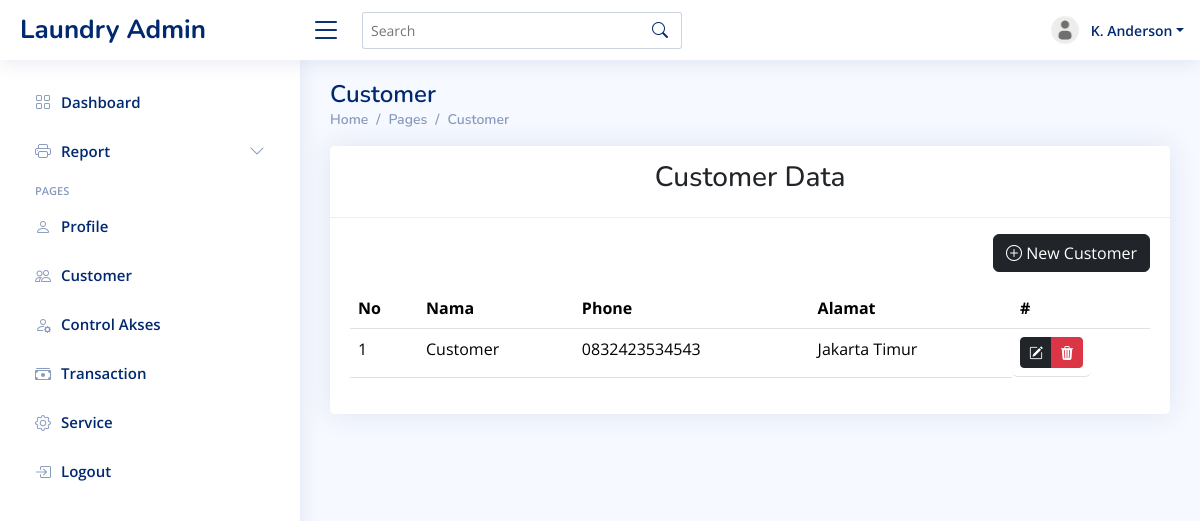
/dashboard.php?page=customer (signed in), run on an earlier commit of the app's database.
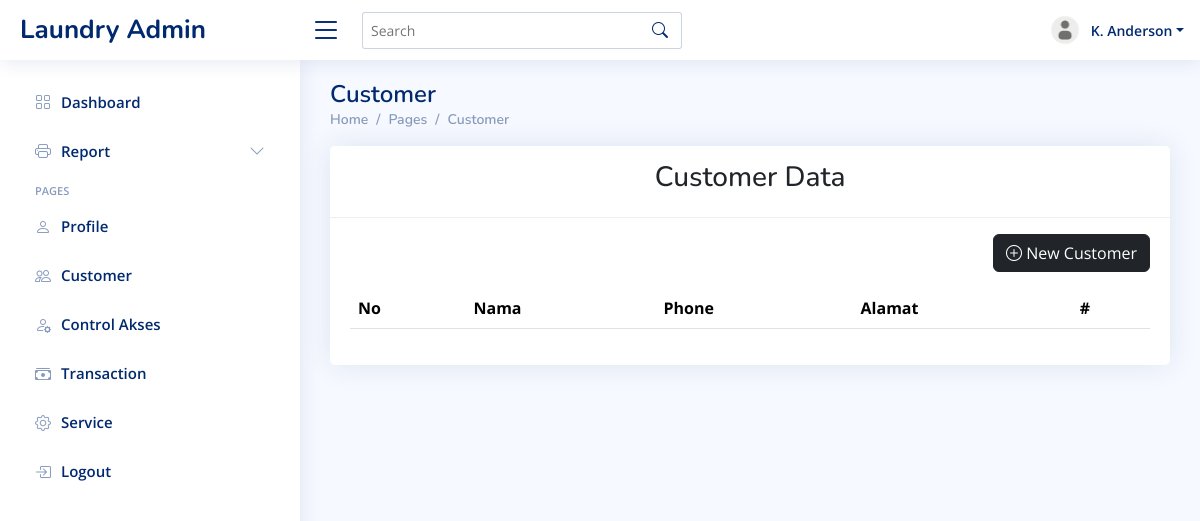
And on a later commit of the database.
### tables this page shows
CREATE TABLE `customer` (
  `id` int(11) NOT NULL,
  `customer_name` varchar(50) NOT NULL,
  `phone` varchar(13) NOT NULL,
  `address` text NOT NULL,
  `created_at` timestamp NOT NULL DEFAULT current_timestamp() ON UPDATE current_timestamp(),
  `updated_at` timestamp NULL DEFAULT NULL,
  `deleted_at` datetime NOT NULL
);

### content/customer.php (the view, shortened to what this page needs)
<?php
$queryCustomer = mysqli_query($koneksi, "SELECT * FROM customer ORDER BY id DESC");
$rowCustomer = mysqli_fetch_all($queryCustomer, MYSQLI_ASSOC);
?>
<div class="pagetitle">
    <h1>Customer </h1>
    <nav>
        <ol class="breadcrumb">
            <li class="breadcrumb-item"><a href="?pages">Home</a></li>
            <li class="breadcrumb-item">Pages</li>
            <li class="breadcrumb-item">Customer</li>
        </ol>
    </nav>
</div>
<section class="section">
    <div class="row">
        <div class="col-sm-12">
            <div class="card">
                <div class="card-header">
                    <h3 class="text-center text-dark">Customer Data</h3>
                </div>
                <div class="card-body">
                    <div align="right" class="mb-3 mt-3">
                        <a href="?page=add-customer" class="btn btn-dark"><i class="bi bi-plus-circle"></i> New
                            Customer</a>
                    </div>
                    <table class="table datatable">
                        <thead>
                            <tr>
                                <th>No</th>
                                <th>Nama</th>
                                <th>Phone</th>
                                <th>Alamat</th>
                                <th>#</th>
                            </tr>
                        </thead>
                        <tbody>
                            <?php
                            $no = 1;
                            foreach ($rowCustomer as $row) { ?>
                            <tr>
                                <td><?= $no++ ?></td>
                                <td><?= $row['customer_name'] ?></td>
                                <td><?= $row['phone'] ?></td>
                                <td><?= $row['address'] ?></td>
                                <td class="btn-group">
                                    <a href="?page=add-customer&edit=<?php echo $row['id'] ?>"
                                        class="btn btn-dark btn-sm"><i class="bi bi-pencil-square"></i></a>
                                    <a href="?page=customer&delete=<?php echo $row['id'] ?>"
                                        class="btn btn-danger btn-sm" onclick="return confirm('Are You Sure?')"><i
                                            class="bi bi-trash3-fill"></i></a>
                                </td>
                            </tr>
                            <?php } ?>
                        </tbody>
                    </table>
                </div>
            </div>
        </div>
    </div>
</section>

What changed in the data, as far as the page shows it:
removed customer: customer_name "Customer", phone "0832423534543", address "Jakarta Timur"
